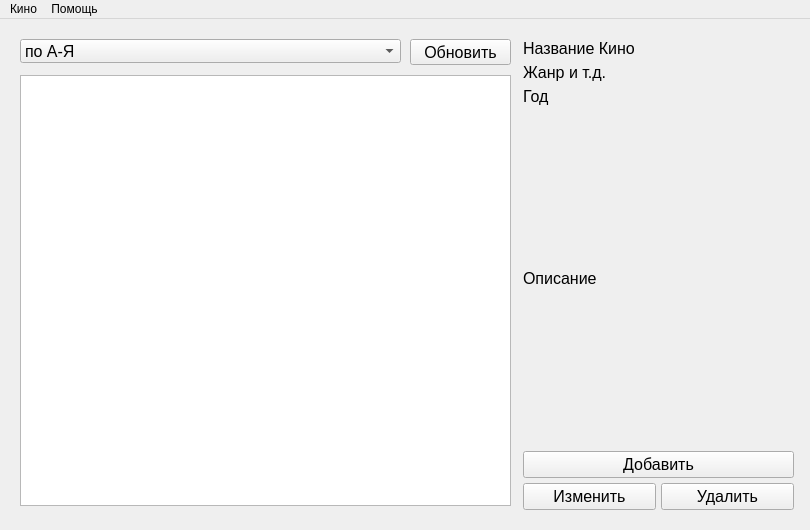
<?xml version="1.0" encoding="UTF-8"?>
<ui version="4.0">
 <class>MainWindow</class>
 <widget class="QMainWindow" name="MainWindow">
  <property name="geometry">
   <rect>
    <x>0</x>
    <y>0</y>
    <width>810</width>
    <height>530</height>
   </rect>
  </property>
  <property name="sizePolicy">
   <sizepolicy hsizetype="Maximum" vsizetype="Maximum">
    <horstretch>0</horstretch>
    <verstretch>0</verstretch>
   </sizepolicy>
  </property>
  <property name="focusPolicy">
   <enum>Qt::NoFocus</enum>
  </property>
  <property name="windowTitle">
   <string>Кинотека</string>
  </property>
  <widget class="QWidget" name="centralwidget">
   <property name="sizePolicy">
    <sizepolicy hsizetype="Fixed" vsizetype="Fixed">
     <horstretch>0</horstretch>
     <verstretch>0</verstretch>
    </sizepolicy>
   </property>
   <widget class="QWidget" name="widget" native="true">
    <property name="geometry">
     <rect>
      <x>10</x>
      <y>10</y>
      <width>791</width>
      <height>491</height>
     </rect>
    </property>
    <property name="sizePolicy">
     <sizepolicy hsizetype="Fixed" vsizetype="Fixed">
      <horstretch>0</horstretch>
      <verstretch>0</verstretch>
     </sizepolicy>
    </property>
    <property name="font">
     <font>
      <family>Arial</family>
      <pointsize>12</pointsize>
     </font>
    </property>
    <widget class="QComboBox" name="sort3">
     <property name="geometry">
      <rect>
       <x>10</x>
       <y>10</y>
       <width>381</width>
       <height>24</height>
      </rect>
     </property>
     <property name="sizePolicy">
      <sizepolicy hsizetype="Fixed" vsizetype="Preferred">
       <horstretch>0</horstretch>
       <verstretch>0</verstretch>
      </sizepolicy>
     </property>
     <property name="font">
      <font>
       <family>Arial</family>
       <pointsize>12</pointsize>
      </font>
     </property>
     <item>
      <property name="text">
       <string>по А-Я</string>
      </property>
     </item>
     <item>
      <property name="text">
       <string>по Я-А</string>
      </property>
     </item>
     <item>
      <property name="text">
       <string>по жанру</string>
      </property>
     </item>
     <item>
      <property name="text">
       <string>по году</string>
      </property>
     </item>
    </widget>
    <widget class="QListWidget" name="listCinema">
     <property name="geometry">
      <rect>
       <x>10</x>
       <y>46</y>
       <width>491</width>
       <height>431</height>
      </rect>
     </property>
     <property name="sizePolicy">
      <sizepolicy hsizetype="Fixed" vsizetype="Expanding">
       <horstretch>0</horstretch>
       <verstretch>0</verstretch>
      </sizepolicy>
     </property>
     <property name="font">
      <font>
       <family>Arial</family>
       <pointsize>12</pointsize>
      </font>
     </property>
    </widget>
    <widget class="QPushButton" name="update_sort">
     <property name="geometry">
      <rect>
       <x>400</x>
       <y>10</y>
       <width>101</width>
       <height>26</height>
      </rect>
     </property>
     <property name="sizePolicy">
      <sizepolicy hsizetype="Fixed" vsizetype="Fixed">
       <horstretch>0</horstretch>
       <verstretch>0</verstretch>
      </sizepolicy>
     </property>
     <property name="text">
      <string>Обновить</string>
     </property>
    </widget>
    <widget class="QWidget" name="">
     <property name="geometry">
      <rect>
       <x>513</x>
       <y>10</y>
       <width>271</width>
       <height>471</height>
      </rect>
     </property>
     <layout class="QVBoxLayout" name="verticalLayout" stretch="0,0,0,0,0,0">
      <property name="spacing">
       <number>5</number>
      </property>
      <property name="sizeConstraint">
       <enum>QLayout::SetDefaultConstraint</enum>
      </property>
      <property name="leftMargin">
       <number>0</number>
      </property>
      <property name="topMargin">
       <number>0</number>
      </property>
      <property name="rightMargin">
       <number>0</number>
      </property>
      <item>
       <widget class="QLabel" name="nameCinema">
        <property name="sizePolicy">
         <sizepolicy hsizetype="Preferred" vsizetype="Fixed">
          <horstretch>0</horstretch>
          <verstretch>0</verstretch>
         </sizepolicy>
        </property>
        <property name="font">
         <font>
          <family>Arial</family>
          <pointsize>12</pointsize>
         </font>
        </property>
        <property name="text">
         <string>Название Кино</string>
        </property>
       </widget>
      </item>
      <item>
       <widget class="QLabel" name="genre">
        <property name="sizePolicy">
         <sizepolicy hsizetype="Preferred" vsizetype="Fixed">
          <horstretch>0</horstretch>
          <verstretch>0</verstretch>
         </sizepolicy>
        </property>
        <property name="text">
         <string>Жанр и т.д.</string>
        </property>
       </widget>
      </item>
      <item>
       <widget class="QLabel" name="year">
        <property name="sizePolicy">
         <sizepolicy hsizetype="Preferred" vsizetype="Fixed">
          <horstretch>0</horstretch>
          <verstretch>0</verstretch>
         </sizepolicy>
        </property>
        <property name="text">
         <string>Год</string>
        </property>
       </widget>
      </item>
      <item>
       <widget class="QLabel" name="description">
        <property name="enabled">
         <bool>true</bool>
        </property>
        <property name="sizePolicy">
         <sizepolicy hsizetype="Preferred" vsizetype="Expanding">
          <horstretch>0</horstretch>
          <verstretch>0</verstretch>
         </sizepolicy>
        </property>
        <property name="font">
         <font>
          <family>Arial</family>
          <pointsize>12</pointsize>
         </font>
        </property>
        <property name="text">
         <string>Описание</string>
        </property>
       </widget>
      </item>
      <item>
       <widget class="QPushButton" name="button_create">
        <property name="text">
         <string>Добавить</string>
        </property>
       </widget>
      </item>
      <item>
       <layout class="QHBoxLayout" name="horizontalLayout">
        <property name="sizeConstraint">
         <enum>QLayout::SetDefaultConstraint</enum>
        </property>
        <item>
         <widget class="QPushButton" name="button_edit">
          <property name="text">
           <string>Изменить</string>
          </property>
         </widget>
        </item>
        <item>
         <widget class="QPushButton" name="button_delete">
          <property name="text">
           <string>Удалить</string>
          </property>
         </widget>
        </item>
       </layout>
      </item>
     </layout>
    </widget>
   </widget>
  </widget>
  <widget class="QMenuBar" name="menubar">
   <property name="geometry">
    <rect>
     <x>0</x>
     <y>0</y>
     <width>810</width>
     <height>21</height>
    </rect>
   </property>
   <widget class="QMenu" name="menu">
    <property name="title">
     <string>Кино</string>
    </property>
    <addaction name="addCinema"/>
    <addaction name="deleteCinema"/>
    <addaction name="editCinema"/>
   </widget>
   <widget class="QMenu" name="support">
    <property name="title">
     <string>Помощь</string>
    </property>
    <addaction name="about_programm"/>
   </widget>
   <addaction name="menu"/>
   <addaction name="support"/>
  </widget>
  <action name="addCinema">
   <property name="checkable">
    <bool>true</bool>
   </property>
   <property name="text">
    <string>Добавить кино</string>
   </property>
   <property name="shortcut">
    <string>Ctrl+A</string>
   </property>
   <property name="shortcutContext">
    <enum>Qt::WindowShortcut</enum>
   </property>
  </action>
  <action name="deleteCinema">
   <property name="text">
    <string>Удалить кино</string>
   </property>
   <property name="shortcut">
    <string>Ctrl+D</string>
   </property>
  </action>
  <action name="editCinema">
   <property name="text">
    <string>Редактировать кино</string>
   </property>
   <property name="shortcut">
    <string>Ctrl+E</string>
   </property>
  </action>
  <action name="about_programm">
   <property name="text">
    <string>О программе</string>
   </property>
   <property name="shortcut">
    <string>Ctrl+H</string>
   </property>
  </action>
 </widget>
 <resources/>
 <connections/>
</ui>
